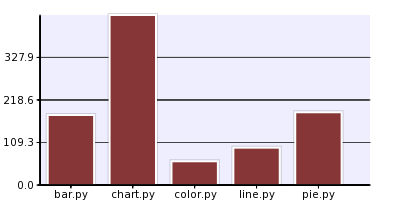

Here is the Python script that generated this plot:
# Copyright (c) 2007 by Lorenzo Gil Sanchez <lorenzo.gil.sanchez@gmail.com>
#
# This file is part of PyCha.
#
# PyCha is free software: you can redistribute it and/or modify
# it under the terms of the GNU Lesser General Public License as published by
# the Free Software Foundation, either version 3 of the License, or
# (at your option) any later version.
#
# PyCha is distributed in the hope that it will be useful,
# but WITHOUT ANY WARRANTY; without even the implied warranty of
# MERCHANTABILITY or FITNESS FOR A PARTICULAR PURPOSE.  See the
# GNU Lesser General Public License for more details.
#
# You should have received a copy of the GNU Lesser General Public License
# along with PyCha.  If not, see <http://www.gnu.org/licenses/>.

import sys

import cairo

import pycha.bar

from lines import lines

def barChart(output):
    surface = cairo.ImageSurface(cairo.FORMAT_ARGB32, 400, 200)

    dataSet = (
        ('lines', [(i, l[1]) for i, l in enumerate(lines)]),
        )

    options = {
        'axis': {
            'x': {
                'ticks': [dict(v=i, label=l[0]) for i, l in enumerate(lines)],
            },
            'y': {
                'tickCount': 4,
            }
        },
        'background': {
            'color': '#eeeeff',
            'lineColor': '#444444'
        },
        'colorScheme': 'red',
        'legend': {
            'hide': True,
        },
        'padding': {
            'left': 40
        }
    }
    chart = pycha.bar.VerticalBarChart(surface, options)

    chart.addDataset(dataSet)
    chart.render()

    surface.write_to_png(output)

if __name__ == '__main__':
    output = sys.argv[1] if len(sys.argv) > 1 else 'barchart.png'
    barChart(output)
